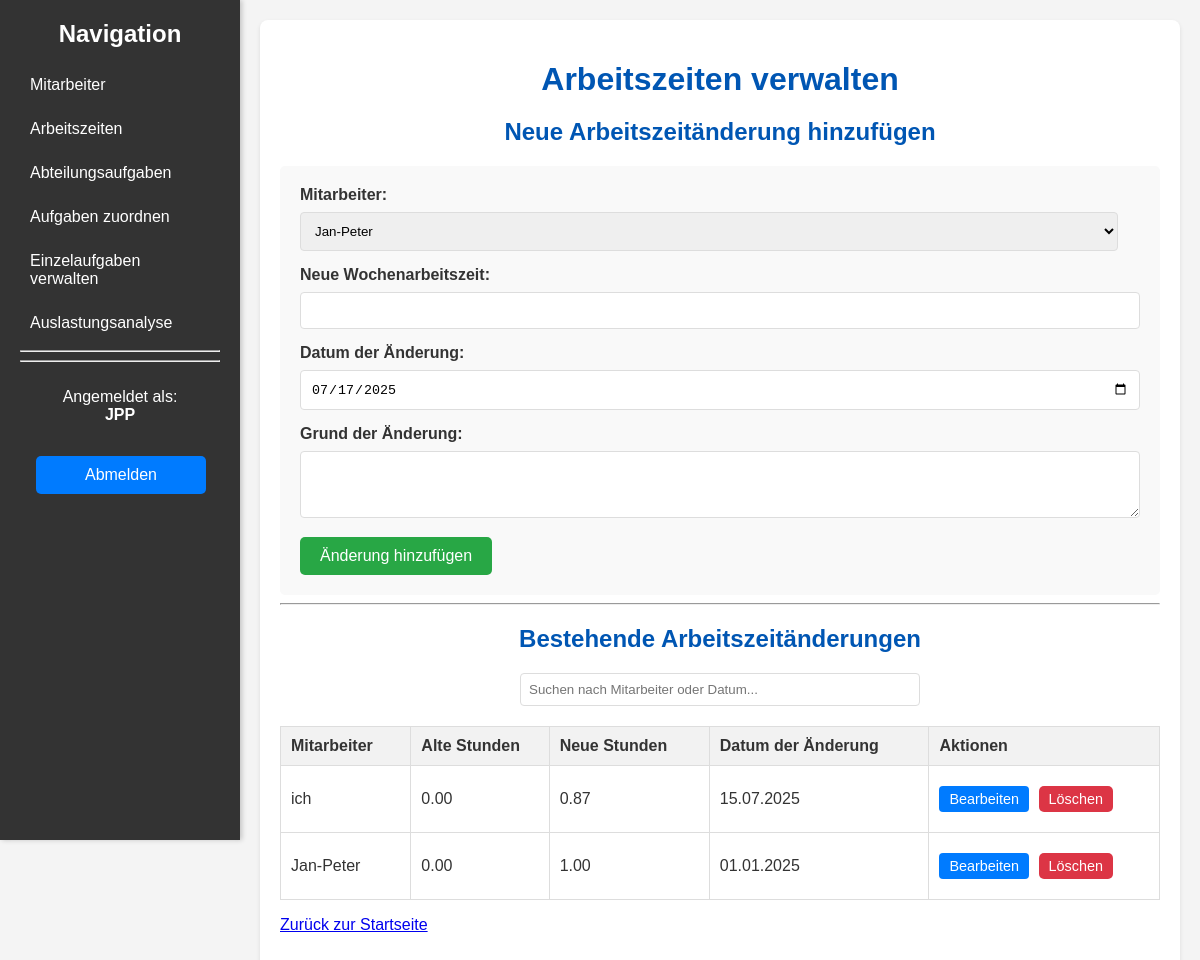
Page /working_hours_changes (signed in) on the earlier database version.
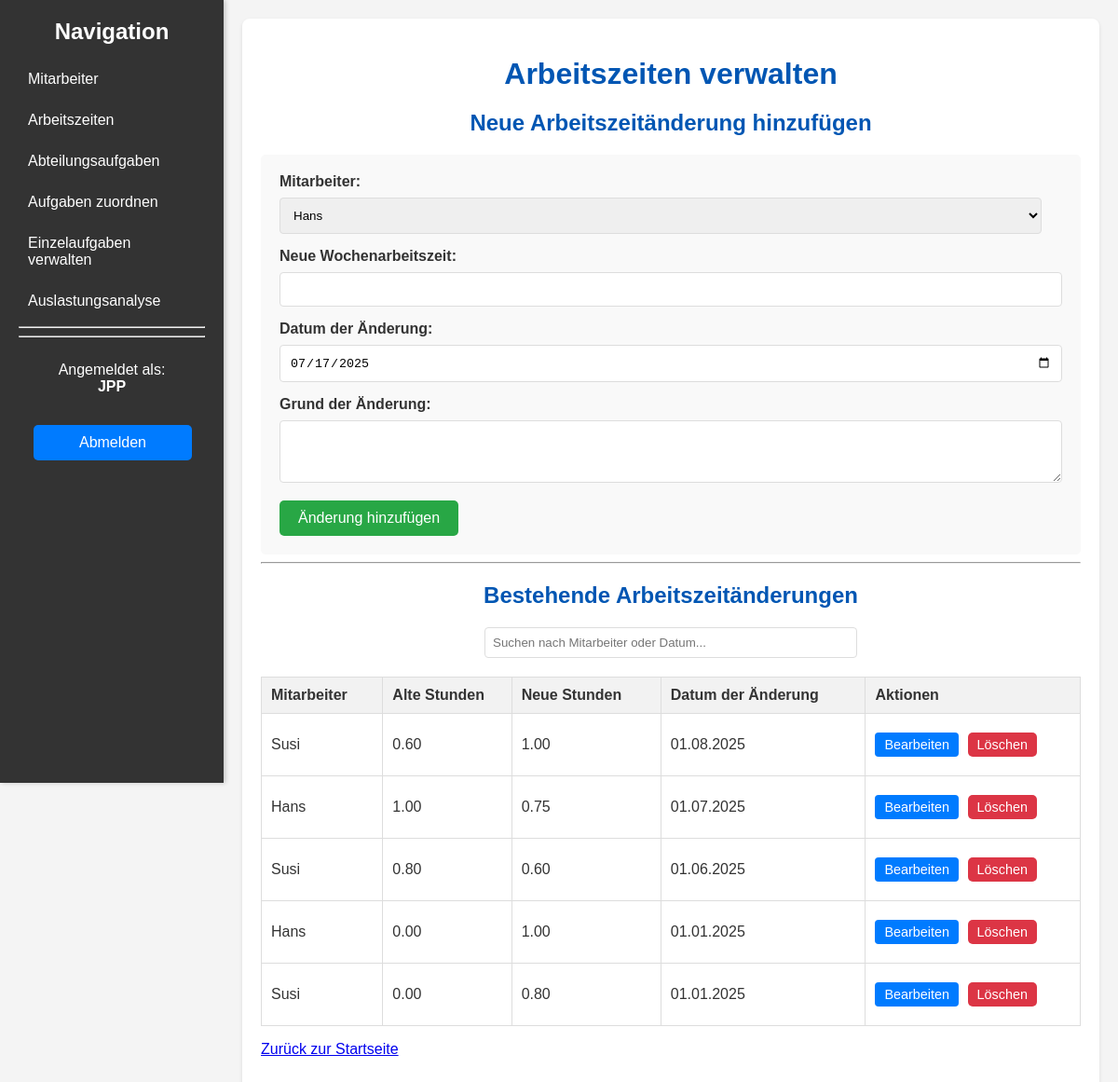
Same page on the later database version.
### models.py (models this page shows, shortened)
class WorkingHoursChange(db.Model):
    id = db.Column(db.Integer, primary_key=True)
    employee_id = db.Column(db.Integer, db.ForeignKey('employee.id'), nullable=False)
    old_hours = db.Column(db.Float, nullable=True)
    new_hours = db.Column(db.Float, nullable=False)
    change_date = db.Column(db.Date, nullable=False)
    reason = db.Column(db.String(500), nullable=True)

class Employee(db.Model):
    id = db.Column(db.Integer, primary_key=True)
    name = db.Column(db.String(100), nullable=False)
    job_title = db.Column(db.String(100), nullable=False)
    weekly_working_hours = db.Column(db.Float, default=0.0)
    team = db.Column(db.String(100), nullable=True)
    oe_number = db.Column(db.String(50), nullable=False)
    working_hours_changes = db.relationship('WorkingHoursChange', backref='employee', lazy=True, cascade="all, delete-orphan")
    assigned_tasks = db.relationship('EmployeeTask', backref='employee', lazy=True, cascade="all, delete-orphan")
    einzelaufgaben_zuordnung = db.relationship('EinzelaufgabeMitarbeiter', back_populates='employee', lazy=True, cascade="all, delete-orphan")

### app.py (the view)
@app.route('/working_hours_changes')
@login_required
def working_hours_changes():
    employees_query = Employee.query
    changes_query = WorkingHoursChange.query
    if not current_user.is_admin:
        employees_query = employees_query.filter_by(oe_number=current_user.oe_number)
        employee_ids = [e.id for e in employees_query.all()]
        changes_query = changes_query.filter(WorkingHoursChange.employee_id.in_(employee_ids))
    employees = employees_query.order_by(Employee.name).all()
    changes = changes_query.join(Employee).order_by(WorkingHoursChange.change_date.desc(), Employee.name).all()
    today = datetime.now().strftime('%Y-%m-%d')
    return render_template('working_hours_changes.html', changes=changes, employees=employees, today=today)

### app.py (called while the page is built)
@login_manager.user_loader
def load_user(user_id):
    return User.query.get(int(user_id))

### templates/working_hours_changes.html (shortened to what this page needs)
{% extends "base.html" %}
{% block content %}
        <h1>Arbeitszeiten verwalten</h1>
        <h2>Neue Arbeitszeitänderung hinzufügen</h2>
        <form action="{{ url_for('add_working_hours_change') }}" method="POST">
            <label for="employee_id">Mitarbeiter:</label>
            <select id="employee_id" name="employee_id" required>
                {% for employee in employees %}
                    <option value="{{ employee.id }}">{{ employee.name }}</option>
                {% endfor %}
            </select>
            <label for="new_hours">Neue Wochenarbeitszeit:</label>
            <input type="number" id="new_hours" name="new_hours" step="0.01" min="0" required>
            <label for="change_date">Datum der Änderung:</label>
            <input type="date" id="change_date" name="change_date" value="{{ today }}" required>
            <label for="reason">Grund der Änderung:</label>
            <textarea id="reason" name="reason" rows="3"></textarea>
            <button type="submit">Änderung hinzufügen</button>
        </form>
        <hr>
        <h2>Bestehende Arbeitszeitänderungen</h2>
        <div class="search-container">
            <input type="text" id="changeSearch" onkeyup="filterTable()" placeholder="Suchen nach Mitarbeiter oder Datum...">
        </div>
        <table id="workingHoursTable">
            <thead>
                <tr>
                    <th class="sortable-header" data-column="employee_name">Mitarbeiter</th>
                    <th>Alte Stunden</th>
                    <th class="sortable-header" data-column="new_hours" data-column-type="number">Neue Stunden</th>
                    <th class="sortable-header" data-column="change_date" data-column-type="date">Datum der Änderung</th>
                    <th>Aktionen</th>
                </tr>
            </thead>
            <tbody>
                {% for change in changes %}
                    <tr>
                        <td>{{ change.employee.name }}</td>
                        <td>{{ "%.2f" | format(change.old_hours) }}</td>
                        <td>{{ "%.2f" | format(change.new_hours) }}</td>
                        <td data-sort="{{ change.change_date.strftime('%Y-%m-%d') }}">{{ change.change_date.strftime('%d.%m.%Y') }}</td>
                        <td class="action-buttons">
                            <a href="{{ url_for('edit_working_hours_change', change_id=change.id) }}" class="button small">Bearbeiten</a>
                            <form action="{{ url_for('delete_working_hours_change', change_id=change.id) }}" method="POST" style="display:inline; background:none; border:none; padding:0; margin:0;">
                                <button type="submit" class="button small delete" onclick="return confirm('Sind Sie sicher, dass Sie diese Arbeitszeitänderung löschen möchten?');">Löschen</button>
                            </form>
                        </td>
                    </tr>
                {% else %}
                    <tr>
                        <td colspan="6">Noch keine Arbeitszeitänderungen vorhanden.</td>
                    </tr>
                {% endfor %}
            </tbody>
        </table>
        <p><a href="{{ url_for('index') }}">Zurück zur Startseite</a></p>
    </div>
{% endblock %}

Differences in the rows shown:
added WorkingHoursChange: employee.name "Susi", old_hours "0.60", new_hours "1.00", change_date "01.08.2025"
added WorkingHoursChange: employee.name "Hans", old_hours "1.00", new_hours "0.75", change_date "01.07.2025"
changed WorkingHoursChange (number 3 of 5 on the later page): employee.name "Jan-Peter" → "Susi"; old_hours "0.00" → "0.80"; new_hours "1.00" → "0.60"; change_date "01.01.2025" → "01.06.2025"; moves up the list
now on this page (row edited): WorkingHoursChange: employee.name "Hans", old_hours "0.00", new_hours "1.00", change_date "01.01.2025"
changed WorkingHoursChange (number 5 of 5 on the later page): employee.name "ich" → "Susi"; new_hours "0.87" → "0.80"; change_date "15.07.2025" → "01.01.2025"
Other differences:
form field employee_id: "Jan-Peter" → "Hans"
